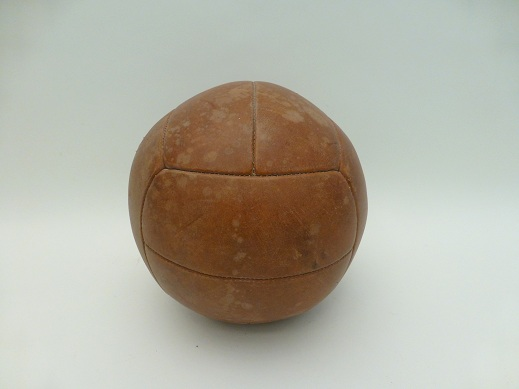
#> input picture test_images/1.jpg, 519 x 389 px
$ python -i object_retrain.py   (imports and definitions only)   (Python 2 division)
#> lines starting #> are read from the running program, lines starting #| are printed output that depends on the picture; after the words box and inside, x2 and y2 are one past the last pixel; in counts of white or black regions, pixels touching at a corner belong together
#!/usr/bin/python
# -*- coding: utf-8 -*-

'''
This function processes a capture and seperates the objects which appear in it.
Afterwards it saves the images in a list .

20/6/2014
IRSS 2014 @ NCSR DEMOKRITOS
AUTHORS: Kostas Tsiakas/Papakostas Michalis

'''


import numpy as np
import cv2
from matplotlib import pyplot as plt

def  ObjSeperation(image_path):
#> called with image_path = 'test_images/1.jpg'
 img = cv2.imread(image_path) #load image
#> img is the input picture: shape (389, 519, 3); mean B, G, R 162.2, 175.1, 177.8

 ######## SEGMENTATION ############
 gray = cv2.cvtColor(img,cv2.COLOR_BGR2GRAY)
 ret, thresh = cv2.threshold(gray,0,255,cv2.THRESH_BINARY_INV+cv2.THRESH_OTSU)
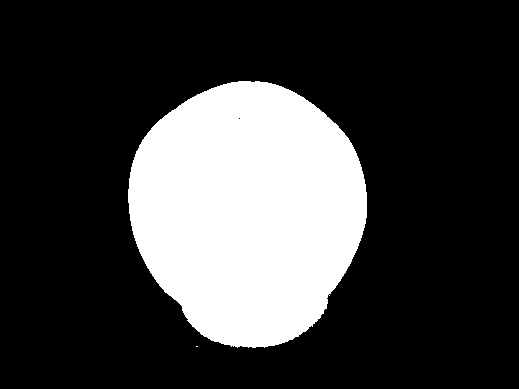
#> thresh: shape (389, 519); 24% white; 2 white regions (1 under 20 px), largest, box (x1, y1, x2, y2) and area: (128, 81, 367, 348) 48539
#> ret = 145
 fg = cv2.erode(thresh,None,iterations = 2)
#> fg: shape (389, 519); 23% white; 1 white region, box (x1, y1, x2, y2) and area: (130, 83, 365, 345) 46487

 bgt = cv2.dilate(thresh,None,iterations = 3)
#> bgt: shape (389, 519); 25.6% white; 2 white regions, box (x1, y1, x2, y2) and area: (125, 78, 370, 351) 51640, (193, 343, 201, 350) 56
 ret,bg = cv2.threshold(bgt,1,128,1)

 marker = cv2.add(fg,bg)

 marker32 = np.int32(marker)
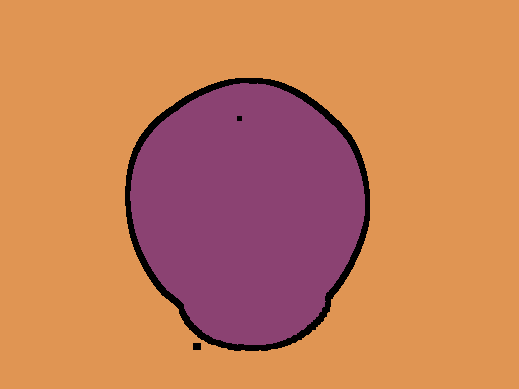
#> marker32: shape (389, 519) int32; 3 distinct labels, from 0 to 255; one colour per label, 0 black

 cv2.watershed(img,marker32)
 m = cv2.convertScaleAbs(marker32)
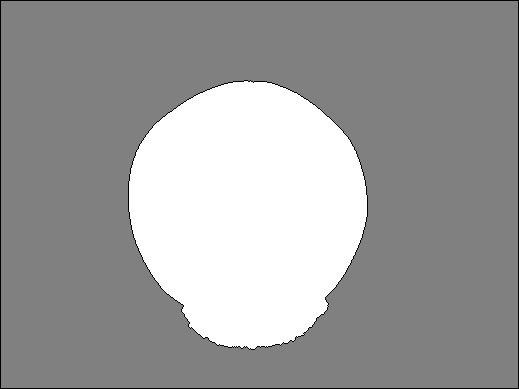
#> m: shape (389, 519); min 1, max 255, mean 156.8
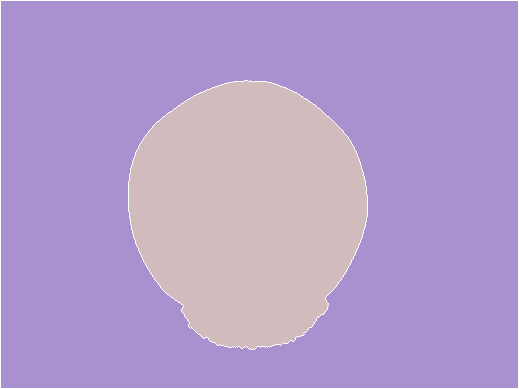
#> marker32: shape (389, 519) int32; 3 distinct labels, from -1 to 255; one colour per label, 0 black, -1 white
 ret,thresh = cv2.threshold(m,0,255,cv2.THRESH_BINARY+cv2.THRESH_OTSU)
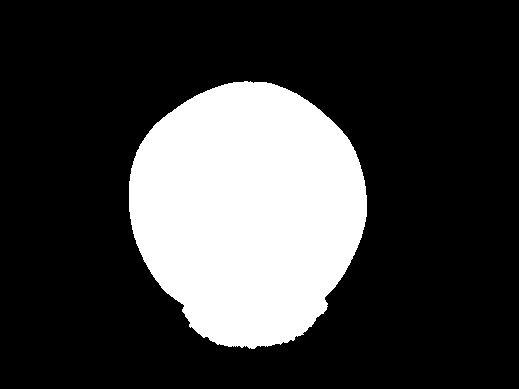
#> thresh: shape (389, 519); 24% white; 1 white region
#> ret = 128
 res = cv2.bitwise_and(img,img,mask = thresh)
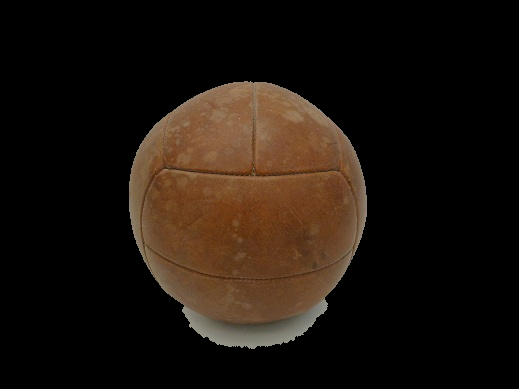
#> res: shape (389, 519, 3); mean B, G, R 12.7, 19.6, 28.1
 thresh2=thresh.copy()


 ######## CONTOURS ############
 contours, hierarchy = cv2.findContours(thresh,cv2.RETR_TREE,cv2.CHAIN_APPROX_NONE)#find the contours
#> contours = 1 contour; box (x1, y1, x2, y2) and area: (129, 81, 367, 349) 47997


 #####################    SEPERATING OBJECTS FROM IMAGE & SAVING THEM TO NEW IMAGES #######################
 i=1
 captures=[]	#list to save the objects (crroped images) which appear in one capture
 IDs = []
 #print len(contours)
 for cnt in contours: #for each contour

 	#_________ RECTANGLE INCLUDING AN OBJECT ______

	x,y,w,h = cv2.boundingRect(cnt)#draw a rectangle around each object
   	crop_img = img[y: y + h, x: x + w] #new image containing only one object


   	if len(crop_img)>200 or len(crop_img[0][:])>200 : # ignore trash images   (threshold of allowed pixel range deppends on the camera)
   		continue;


   	cv2.imshow("window title30", crop_img)
   	cv2.waitKey(1000)
   	cv2.destroyWindow("window title30")
   	ID = raw_input('Object ID (press 0 for trash):  ')

   	if ID is'0':
    		continue
   	else:
        	captures.append(crop_img)
		IDs.append(ID)
#> this loop made 1 pass
#> (x, y, w, h) on pass 1: (129, 81, 238, 268)
#> pass 1, in ObjSeperation, `crop_img = img[y: y + h, x: x + w]`:
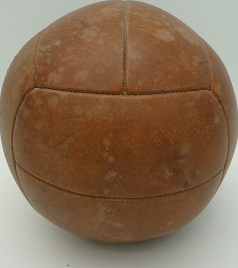
#> crop_img: shape (268, 238, 3); mean B, G, R 83.7, 107.9, 133.7
#> after the loop, IDs = []; captures = []

 return captures, IDs

>>> result = ObjSeperation('test_images/1.jpg')
#> result = ([], [])
